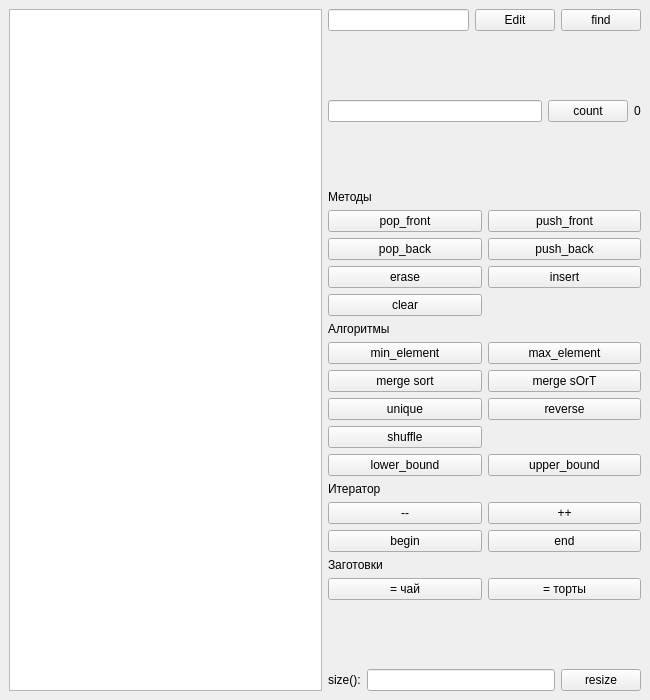
<?xml version="1.0" encoding="UTF-8"?>
<ui version="4.0">
 <class>MainWindow</class>
 <widget class="QMainWindow" name="MainWindow">
  <property name="geometry">
   <rect>
    <x>0</x>
    <y>0</y>
    <width>650</width>
    <height>700</height>
   </rect>
  </property>
  <property name="windowTitle">
   <string>std::vector demo</string>
  </property>
  <widget class="QWidget" name="centralwidget">
   <layout class="QHBoxLayout" name="horizontalLayout_2">
    <item>
     <layout class="QHBoxLayout" name="horizontalLayout" stretch="1,1">
      <item>
       <widget class="QListWidget" name="list_widget"/>
      </item>
      <item>
       <layout class="QVBoxLayout" name="verticalLayout" stretch="0,0,0,0,0,0,0">
        <property name="topMargin">
         <number>0</number>
        </property>
        <property name="bottomMargin">
         <number>0</number>
        </property>
        <item>
         <layout class="QHBoxLayout" name="horizontalLayout_3">
          <item>
           <widget class="QLineEdit" name="txt_elem"/>
          </item>
          <item>
           <widget class="QPushButton" name="btn_edit">
            <property name="text">
             <string>Edit</string>
            </property>
           </widget>
          </item>
          <item>
           <widget class="QPushButton" name="btn_find">
            <property name="text">
             <string>find</string>
            </property>
           </widget>
          </item>
         </layout>
        </item>
        <item>
         <spacer name="verticalSpacer_3">
          <property name="orientation">
           <enum>Qt::Orientation::Vertical</enum>
          </property>
          <property name="sizeHint" stdset="0">
           <size>
            <width>20</width>
            <height>40</height>
           </size>
          </property>
         </spacer>
        </item>
        <item>
         <layout class="QHBoxLayout" name="horizontalLayout_4">
          <item>
           <widget class="QLineEdit" name="txt_count"/>
          </item>
          <item>
           <widget class="QPushButton" name="btn_count">
            <property name="text">
             <string>count</string>
            </property>
           </widget>
          </item>
          <item>
           <widget class="QLabel" name="lbl_count">
            <property name="text">
             <string>0</string>
            </property>
           </widget>
          </item>
         </layout>
        </item>
        <item>
         <spacer name="verticalSpacer_2">
          <property name="orientation">
           <enum>Qt::Orientation::Vertical</enum>
          </property>
          <property name="sizeHint" stdset="0">
           <size>
            <width>20</width>
            <height>40</height>
           </size>
          </property>
         </spacer>
        </item>
        <item>
         <layout class="QGridLayout" name="gridLayout">
          <item row="8" column="1">
           <widget class="QPushButton" name="btn_reverse">
            <property name="text">
             <string>reverse</string>
            </property>
           </widget>
          </item>
          <item row="13" column="1">
           <widget class="QPushButton" name="btn_end">
            <property name="text">
             <string>end</string>
            </property>
           </widget>
          </item>
          <item row="5" column="0">
           <widget class="QLabel" name="lbl_algorithms">
            <property name="text">
             <string>Алгоритмы</string>
            </property>
           </widget>
          </item>
          <item row="15" column="0">
           <widget class="QPushButton" name="btn_blank_tea">
            <property name="text">
             <string>= чай</string>
            </property>
           </widget>
          </item>
          <item row="2" column="1">
           <widget class="QPushButton" name="btn_push_back">
            <property name="text">
             <string>push_back</string>
            </property>
           </widget>
          </item>
          <item row="0" column="0">
           <widget class="QLabel" name="lbl_methods">
            <property name="text">
             <string>Методы</string>
            </property>
           </widget>
          </item>
          <item row="10" column="0">
           <widget class="QPushButton" name="btn_lower_bound">
            <property name="text">
             <string>lower_bound</string>
            </property>
           </widget>
          </item>
          <item row="4" column="0">
           <widget class="QPushButton" name="btn_clear">
            <property name="text">
             <string>clear</string>
            </property>
           </widget>
          </item>
          <item row="6" column="1">
           <widget class="QPushButton" name="btn_max_element">
            <property name="text">
             <string>max_element</string>
            </property>
           </widget>
          </item>
          <item row="11" column="0">
           <widget class="QLabel" name="lbl_iterator">
            <property name="text">
             <string>Итератор</string>
            </property>
           </widget>
          </item>
          <item row="7" column="0">
           <widget class="QPushButton" name="btn_merge_sort_strict">
            <property name="text">
             <string>merge sort</string>
            </property>
           </widget>
          </item>
          <item row="7" column="1">
           <widget class="QPushButton" name="btn_merge_sort_unstrict">
            <property name="text">
             <string>merge sOrT</string>
            </property>
           </widget>
          </item>
          <item row="14" column="0">
           <widget class="QLabel" name="lbl_blank">
            <property name="text">
             <string>Заготовки</string>
            </property>
           </widget>
          </item>
          <item row="6" column="0">
           <widget class="QPushButton" name="btn_min_element">
            <property name="text">
             <string>min_element</string>
            </property>
           </widget>
          </item>
          <item row="8" column="0">
           <widget class="QPushButton" name="btn_unique">
            <property name="text">
             <string>unique</string>
            </property>
           </widget>
          </item>
          <item row="12" column="1">
           <widget class="QPushButton" name="btn_increment">
            <property name="text">
             <string>++</string>
            </property>
           </widget>
          </item>
          <item row="9" column="0">
           <widget class="QPushButton" name="btn_shuffle">
            <property name="text">
             <string>shuffle</string>
            </property>
           </widget>
          </item>
          <item row="3" column="0">
           <widget class="QPushButton" name="btn_erase">
            <property name="text">
             <string>erase</string>
            </property>
           </widget>
          </item>
          <item row="15" column="1">
           <widget class="QPushButton" name="btn_blank_cake">
            <property name="text">
             <string>= торты</string>
            </property>
           </widget>
          </item>
          <item row="12" column="0">
           <widget class="QPushButton" name="btn_decrement">
            <property name="text">
             <string>--</string>
            </property>
           </widget>
          </item>
          <item row="3" column="1">
           <widget class="QPushButton" name="btn_insert">
            <property name="text">
             <string>insert</string>
            </property>
           </widget>
          </item>
          <item row="10" column="1">
           <widget class="QPushButton" name="btn_upper_bound">
            <property name="text">
             <string>upper_bound</string>
            </property>
           </widget>
          </item>
          <item row="1" column="1">
           <widget class="QPushButton" name="btn_push_front">
            <property name="text">
             <string>push_front</string>
            </property>
           </widget>
          </item>
          <item row="13" column="0">
           <widget class="QPushButton" name="btn_begin">
            <property name="text">
             <string>begin</string>
            </property>
           </widget>
          </item>
          <item row="2" column="0">
           <widget class="QPushButton" name="btn_pop_back">
            <property name="text">
             <string>pop_back</string>
            </property>
           </widget>
          </item>
          <item row="1" column="0">
           <widget class="QPushButton" name="btn_pop_front">
            <property name="text">
             <string>pop_front</string>
            </property>
           </widget>
          </item>
         </layout>
        </item>
        <item>
         <spacer name="verticalSpacer">
          <property name="orientation">
           <enum>Qt::Orientation::Vertical</enum>
          </property>
          <property name="sizeHint" stdset="0">
           <size>
            <width>20</width>
            <height>40</height>
           </size>
          </property>
         </spacer>
        </item>
        <item>
         <layout class="QHBoxLayout" name="horizontalLayout_7">
          <item>
           <widget class="QLabel" name="lbl_size">
            <property name="text">
             <string>size():</string>
            </property>
           </widget>
          </item>
          <item>
           <widget class="QLineEdit" name="txt_size"/>
          </item>
          <item>
           <widget class="QPushButton" name="btn_resize">
            <property name="text">
             <string>resize</string>
            </property>
           </widget>
          </item>
         </layout>
        </item>
       </layout>
      </item>
     </layout>
    </item>
   </layout>
  </widget>
 </widget>
 <resources/>
 <connections/>
</ui>
